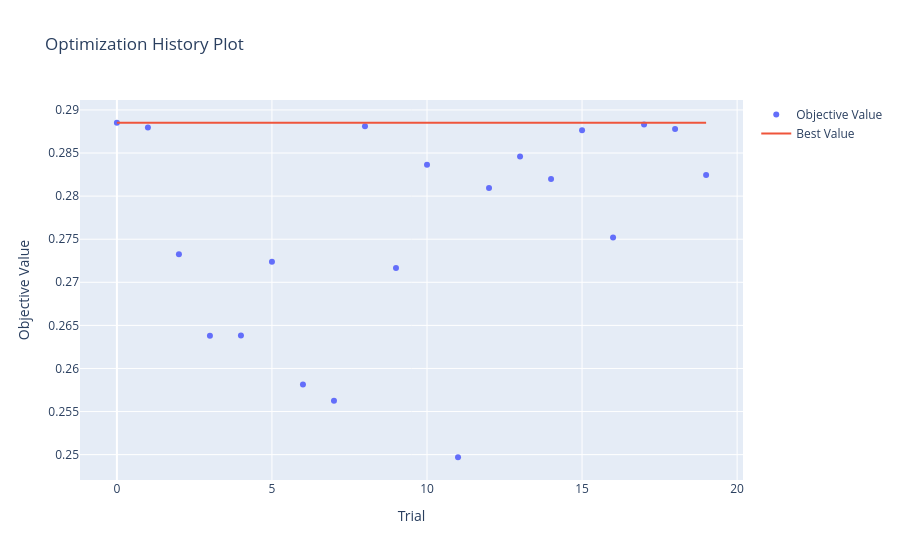

Write notebook code for a chart like this one.
### Code cell
optuna.visualization.plot_optimization_history(optuna_study)

### Figure 1 — Plotly figure (JSON) as saved in the notebook; plotly's stock layout.template omitted (floating-point values rounded to 4 significant figures)
{"data": [{"mode": "markers", "name": "Objective Value", "type": "scatter", "x": [0, 1, 2, 3, 4, 5, 6, 7, 8, 9, 10, 11, 12, 13, 14, 15, 16, 17, 18, 19], "y": [0.2885, 0.288, 0.2732, 0.2638, 0.2638, 0.2724, 0.2581, 0.2563, 0.2881, 0.2717, 0.2836, 0.2497, 0.281, 0.2846, 0.282, 0.2876, 0.2752, 0.2883, 0.2878, 0.2825]}, {"mode": "lines", "name": "Best Value", "type": "scatter", "x": [0, 1, 2, 3, 4, 5, 6, 7, 8, 9, 10, 11, 12, 13, 14, 15, 16, 17, 18, 19], "y": [0.2885, 0.2885, 0.2885, 0.2885, 0.2885, 0.2885, 0.2885, 0.2885, 0.2885, 0.2885, 0.2885, 0.2885, 0.2885, 0.2885, 0.2885, 0.2885, 0.2885, 0.2885, 0.2885, 0.2885]}, {"marker": {"color": "#cccccc"}, "mode": "markers", "name": "Infeasible Trial", "showlegend": false, "type": "scatter", "x": [], "y": []}], "layout": {"title": {"text": "Optimization History Plot"}, "xaxis": {"title": {"text": "Trial"}}, "yaxis": {"title": {"text": "Objective Value"}}}}
